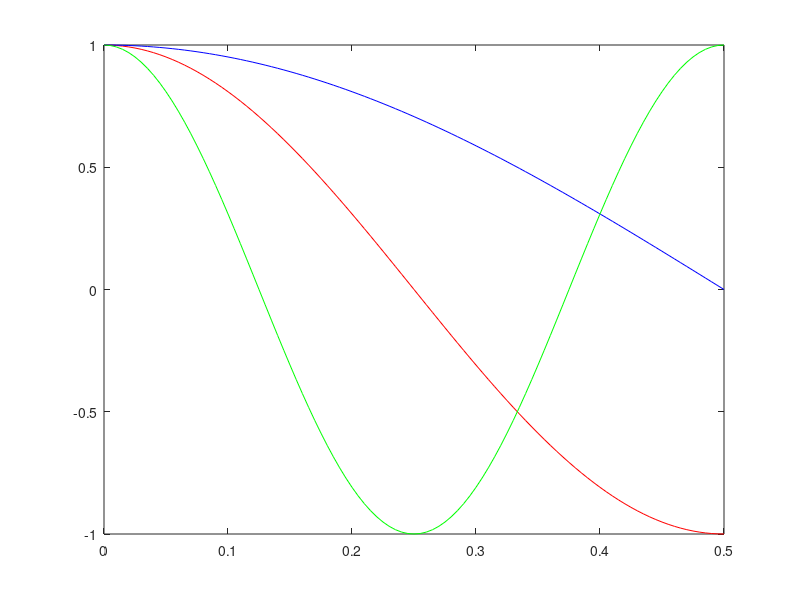

This figure's MATLAB source:
t = 0:0.005:0.5

x = cos(2*pi*t)

%scaling factor
a = 2

%compress
x_comp = cos(2*pi*(t/a))

%expand
x_decmp = cos(2*pi*(t*a))

figure,plot(t,x,'r-',t,x_comp,'b-',t,x_decmp,'g-')